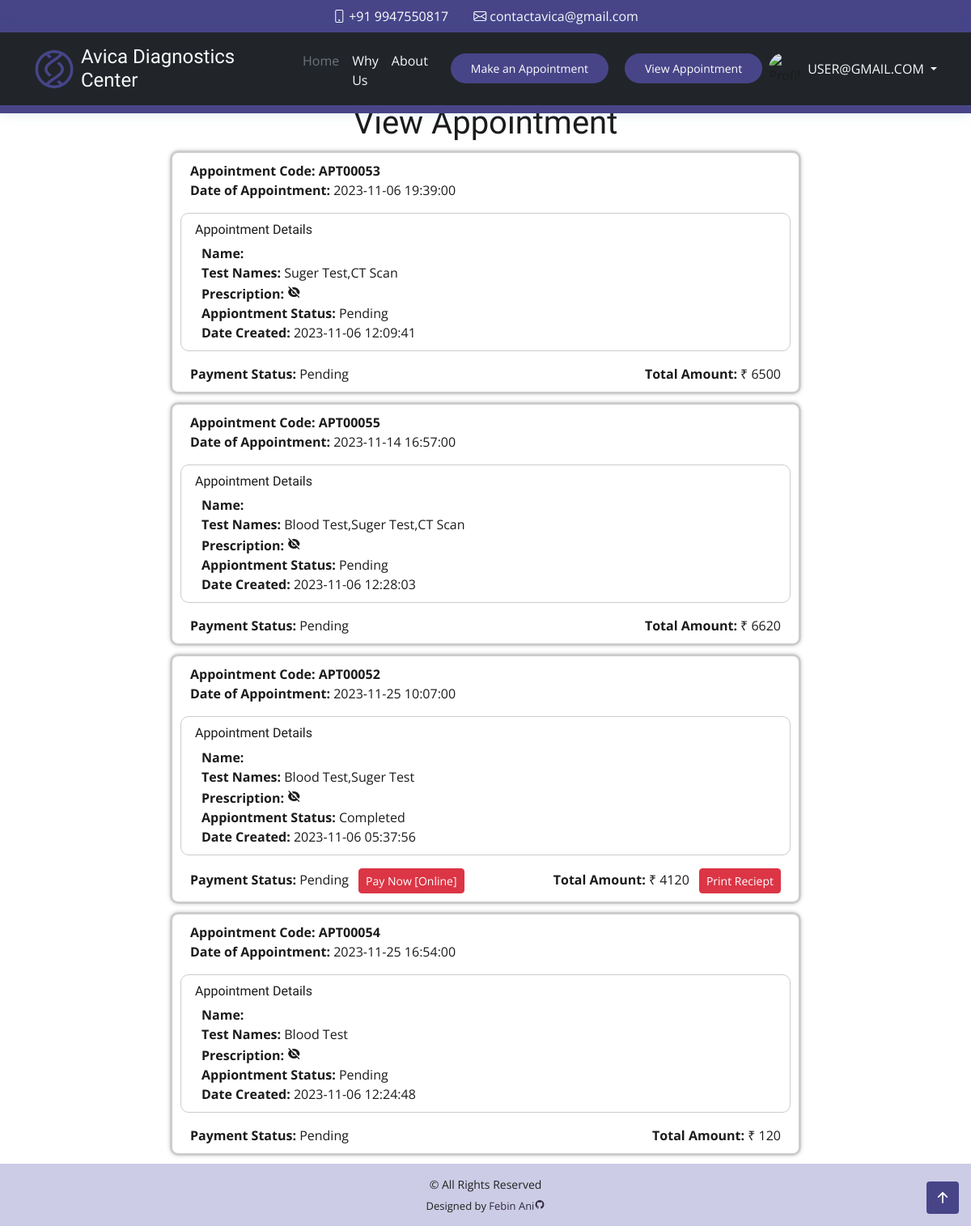
The page /view.php (signed in) on the database as committed earlier.
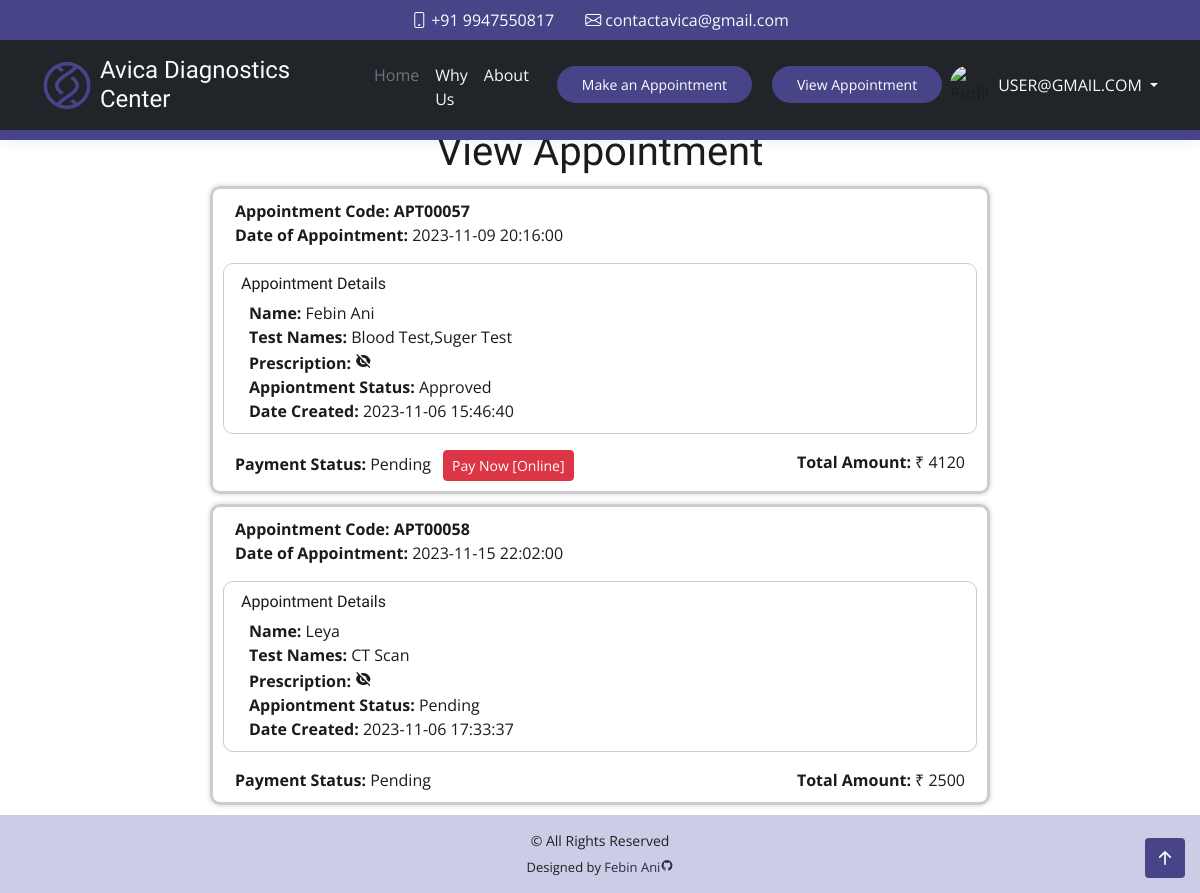
The same page on the database as committed later.
### tables this page shows
CREATE TABLE `tb_appointment_list` (
  `apt_id` int(10) NOT NULL,
  `name` text NOT NULL,
  `code` varchar(100) NOT NULL,
  `user_id` int(10) NOT NULL,
  `schedule` datetime NOT NULL,
  `pres` varchar(150) NOT NULL,
  `price` int(10) NOT NULL,
  `status` int(50) NOT NULL,
  `payment_status` int(50) NOT NULL,
  `date_created` datetime NOT NULL,
  `date_updated` datetime DEFAULT NULL
);

### view.php (the view, shortened to what this page needs)
<?php
  include('constant/securityhome.php');
  include('constant/topbar.php');
  include('constant/header.php');
?>
<h1 class="containercenter">Appointment</h1><br><br><br>
<div class="row-container ">
    <h1 class="containercenter">View Appointment</h1>
    <?php
    $id = $_SESSION['id'];
    $sql = "SELECT
                al.*,
                GROUP_CONCAT(DISTINCT t.test_name ORDER BY t.test_id) AS testNames
            FROM
                tb_appointment_list AS al
            LEFT JOIN
                tb_appointment AS a ON al.code = a.apt_code
            LEFT JOIN
                tb_test AS t ON a.test_id = t.test_id
            WHERE
                al.user_id = $id
            GROUP BY al.code
            ORDER BY al.schedule";
    $res = mysqli_query($conn, $sql);
    if (mysqli_num_rows($res) > 0) {
        while ($row = mysqli_fetch_array($res)) {
            $name = $row['name'];
            $code = $row['code'];
            $testNames = $row['testNames'];
            $schedule = $row['schedule'];
            $pres = $row['pres'];
            $price = $row['price'];
            $status = $row['status'];
            $paymentStatus = $row['payment_status'];
            $dateCreated = $row['date_created'];
            ?>
            <div class="row">
                <span><b>Appointment Code:
                    <?php echo $code ?>
                </b></span>
                <br>
                <span><b>Date of Appointment:</b>
                    <?php echo $schedule; ?>
                </span>
                <br>
                <div class="mt-3 view">
                    <h6 class="ms-3">Appointment Details</h6>
                    <span class="ms-4"><b>Name:</b>
                        <?php echo $name; ?>
                    </span>
                    <br>
                    <span class="ms-4"><b>Test Names:</b>
                        <?php echo $testNames; ?>
                    </span>
                    <br>
                    <span class="ms-4"><b>Prescription: </b>
                        <?php if($pres!==""){
                        ?>
                            <a class=" link-dark" href=<?php echo "assets/upload/".$row["pres"]; ?> >  <i class="ri-eye-fill"></i></a>
                        <?php
                        } else {
                        ?>
                            <i  class="ri-eye-off-fill"></i>
                        <?php
                        }?>
                    </span>
                    <br>
                    <span class="ms-4"><b>Appiontment Status:</b>
                        <?php if($status==0){
                        ?>
                            Pending
                        <?php
                        } elseif($status==1) {
                        ?>
                            Approved
                        <?php
                        } else {
                        ?>
                            Completed
                        <?php
                        } ?>
                    </span>
                    <br>
                    <span class="ms-4"><b>Date Created:</b>
                        <?php echo $dateCreated ?>
                    </span>
                </div>
                <div class="mt-3 d-flex justify-content-between">
                <span ><b>Payment Status:</b>
                    <?php if($paymentStatus==0){
                    ?>
                        Pending
                        <?php if($status >= 1){
                        ?>
                            <button class="ms-2 btn btn-danger btn-sm">Pay Now [Online]</button>
                        <?php } ?>
                    <?php
                    } else {
                    ?>
                        Completed
                    <?php
                    } ?>
                </span>
                <span><b>Total Amount:</b> ₹
                    <?php echo $price ;
                    if($status == "2"){ ?>
                    <button class="ms-2 btn btn-danger btn-sm">Print Reciept</button>
                    <?php } ?>
                </span>
                </div>
            </div>
        <?php }
        } else {
        ?>
            <div class="alert alert-danger alert-dismissible fade show" role="alert">
                <?php echo 'No Records Found' ?>
            </div>
        <?php
        }
        ?>
</div>
<?php
include('constant/footer.php');
?>

Rows that differ between the two databases and show on the page:
removed tb_appointment_list: code "APT00053", schedule "2023-11-06 19:39:00", testNames "Suger Test,CT Scan", status "Pending", date_created "2023-11-06 12:09:41", price "6500"
removed tb_appointment_list: code "APT00055", schedule "2023-11-14 16:57:00", testNames "Blood Test,Suger Test,CT Scan", status "Pending", date_created "2023-11-06 12:28:03", price "6620"
removed tb_appointment_list: code "APT00052", schedule "2023-11-25 10:07:00", testNames "Blood Test,Suger Test", status "Completed", date_created "2023-11-06 05:37:56", price "4120"
removed tb_appointment_list: code "APT00054", schedule "2023-11-25 16:54:00", testNames "Blood Test", status "Pending", date_created "2023-11-06 12:24:48", price "120"
added tb_appointment_list: code "APT00057", schedule "2023-11-09 20:16:00", name "Febin Ani", testNames "Blood Test,Suger Test", status "Approved", date_created "2023-11-06 15:46:40", payment_status "Pending", price "4120"
added tb_appointment_list: code "APT00058", schedule "2023-11-15 22:02:00", name "Leya", testNames "CT Scan", status "Pending", date_created "2023-11-06 17:33:37", payment_status "Pending", price "2500"
